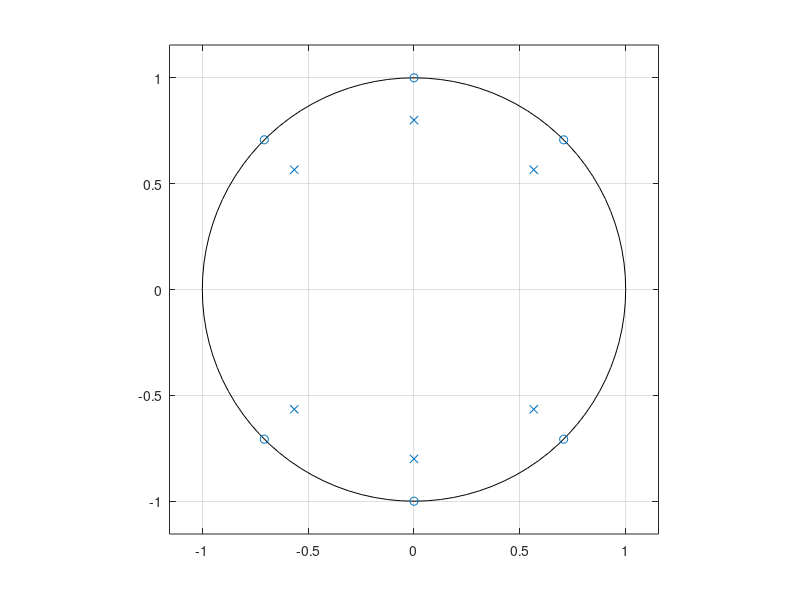
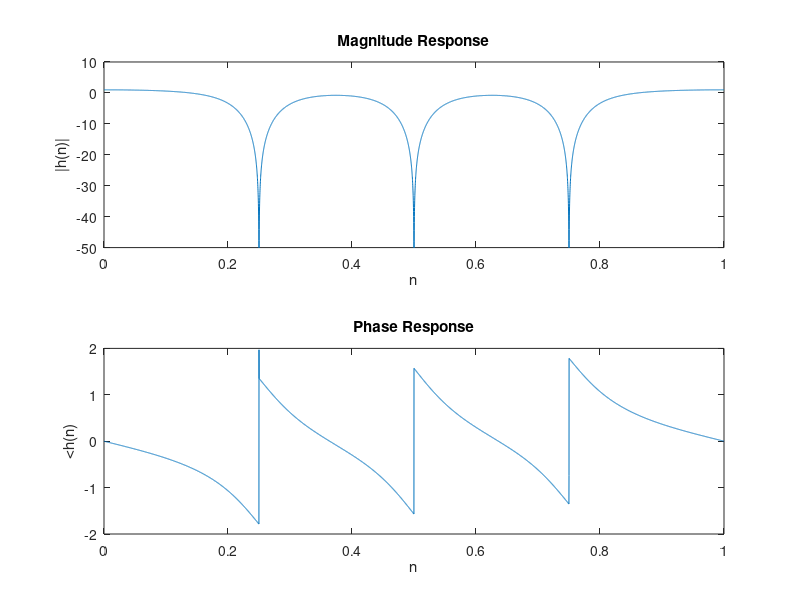

The MATLAB source for these figures, in order: (Note: this script raises an error after producing the figures.)
fs = 8000;              % sampling rate
f0 = (1:3).*1000;     % notch frequency
fr = f0/fs;             % ratio of notch freq. to Nyquist freq.
nw = 0.2;               % width of the notch

zeros = [exp( 2*1i*pi*fr ), exp( -2*1i*pi*fr )]; % Compute zeros
poles = (1- nw) * zeros; % Compute poles

b = poly(zeros); % average filter coefficients
a = poly(poles); % autoregressive filter coefficients

[H, w] =  freqz(b,a,fs);
mag = abs(H);
db = 20*log10((mag+eps)/max(mag))+1;
pha = angle(H);
max(db)

%% Plot Zeros and Magnitude and Phase
figure; % zero plot
zplane(zeros.', poles.');
figure; % mag, phase plot
subplot(211); plot(w/pi,db)
title('Magnitude Response'); xlabel('n'); ylabel('|h(n)|');
ylim([-50, 10])
subplot(212); plot(w/pi, pha)
title('Phase Response'); xlabel('n'); ylabel('<h(n)');

%% Filter Signal
load handel
%load splat
%load laughter
%load train
%load gong
% load chirp

% Add Spectral Noise
t= (1:1:length(y));
spectral = sum(cos(2*pi*fr(:)*t));
y_noise = y + spectral.';
filtered = filter(b,a,y_noise);

figure
subplot(311); plot(y)
title('Original'); xlabel('time'); ylabel('h(n)'); ylim([-1, 1]);
subplot(312); plot(y_noise)
title('Added Noise'); xlabel('time'); ylabel('h(n)');
subplot(313); plot(filtered)
title('Filtered'); xlabel('time'); ylabel('h(n)'); ylim([-1, 1]);

%% Play Sound
% soundsc(y, Fs); pause() % original
% soundsc(y_noise, Fs); pause()   % dirty
% soundsc(filtered, Fs);  % clean

%% Spectral Plot
nwin = 512; % samples
noverlap = 256; %samples
nfft = 512; %samples

figure
subplot(311); spectrogram(y, nwin, noverlap, nfft); colormap(cool);
title('Original'); xlabel('hz'); ylabel('h(n)');
subplot(312); spectrogram(y_noise, nwin, noverlap, nfft); colormap(cool);
title('Added Noise'); xlabel('hz'); ylabel('h(n)');
subplot(313); spectrogram(filtered, nwin, noverlap, nfft); colormap(cool);
title('After Filtering'); xlabel('hz'); ylabel('h(n)');


